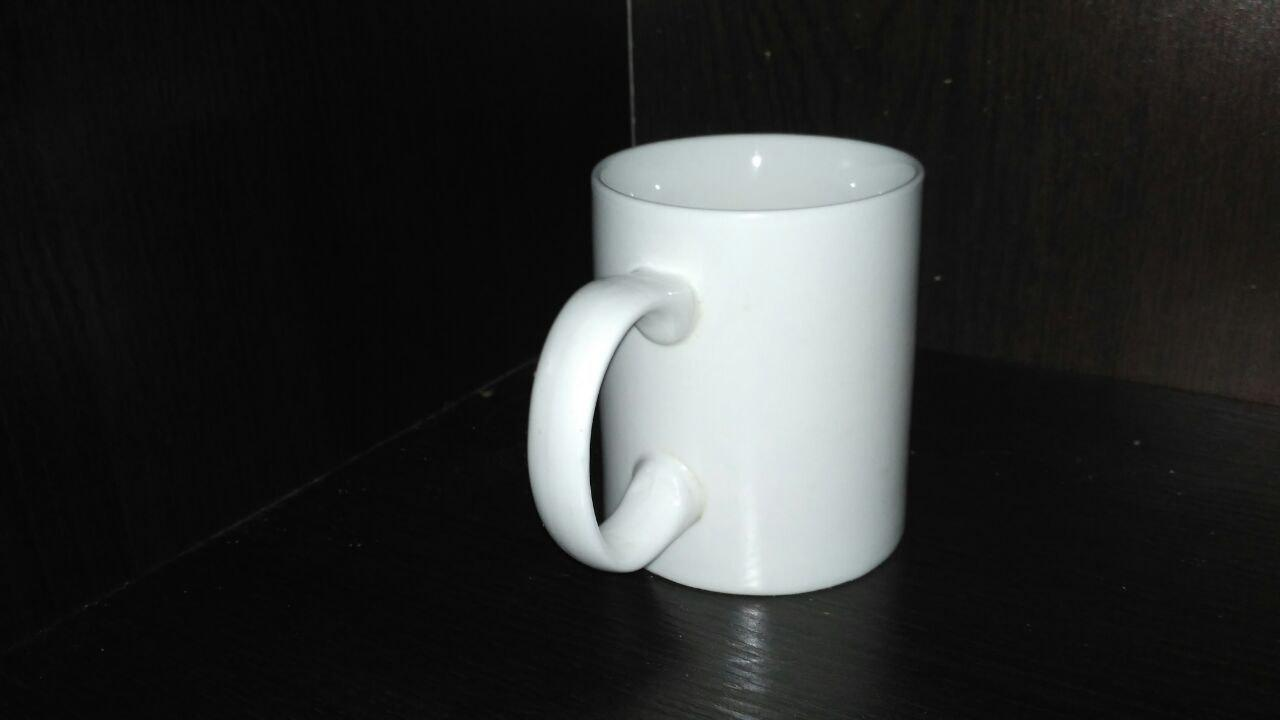
#> input picture projects/opencv/3d/photo.jpg, 1280 x 720 px
$ python triad.py
#> lines starting #> are read from the running program, lines starting #| are printed output that depends on the picture
import numpy as np
import cv2

image = cv2.imread('photo.jpg', cv2.IMREAD_UNCHANGED)
#> image is the input picture: shape (720, 1280, 3); mean B, G, R 46.1, 46.6, 45.3

gray = cv2.cvtColor(image, cv2.COLOR_BGR2GRAY)#преобразование в чб изображение
blur = cv2.GaussianBlur(gray, (0, 0), 5)# небольшое размытие для сглажеввания шумов
resized = cv2.resize(blur, (320, 240))# преобразование изображения к размеру 320*240
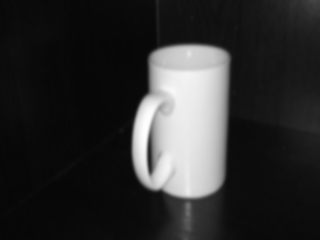
#> resized: shape (240, 320); min 6, max 254, mean 46.2

cv2.imshow("Resize image", resized)

cv2.waitKey(0)
cv2.destroyAllWindows()
